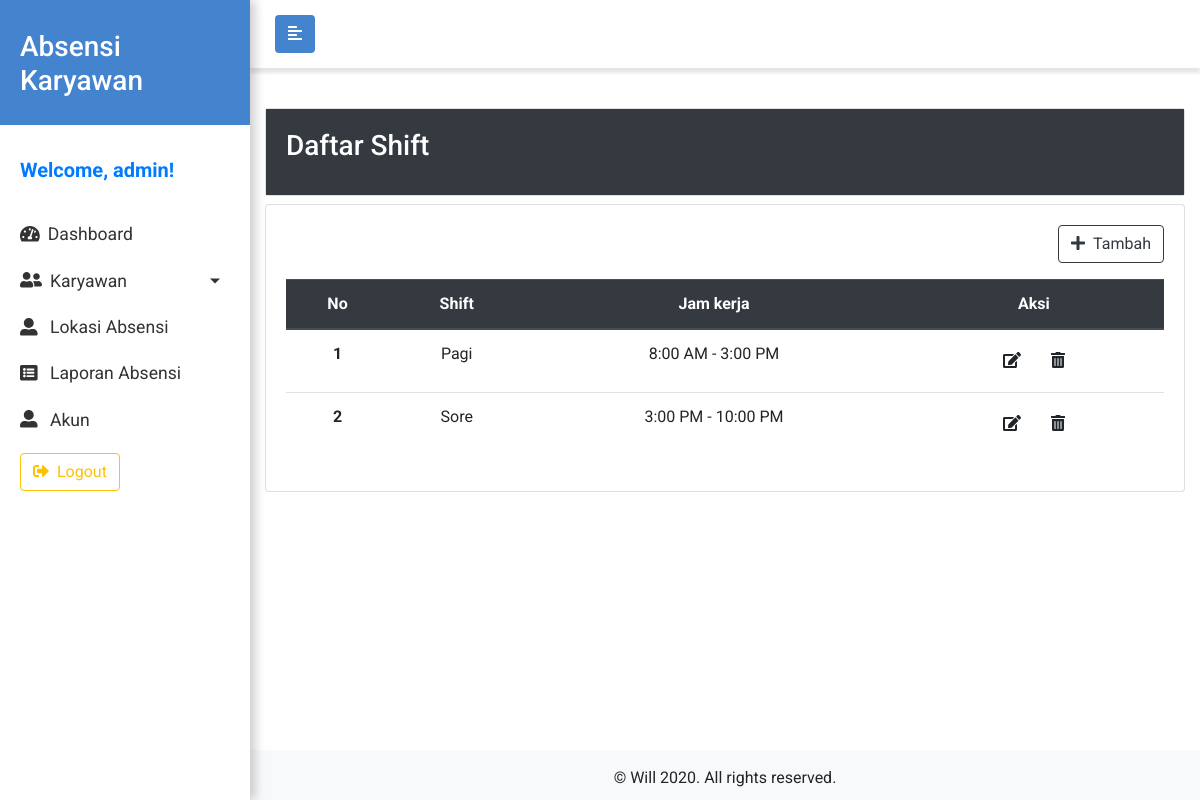
The page /admin/index.php?page=shift (signed in) on the database its author committed.
### tables this page shows
CREATE TABLE `shift` (
  `id` int(11) NOT NULL,
  `shift` varchar(50) NOT NULL,
  `jam_mulai` varchar(8) NOT NULL,
  `jam_berhenti` varchar(8) NOT NULL
);

### admin/halaman/shift.php (the view, shortened to what this page needs)
<div class="row">
  <div class="col-12">
    <div class="card" style="width: 100%;">
      <div class="card-body bg-dark text-white">
        <h3 class="card-title">Daftar Shift</h3>
      </div>
    </div>
  </div>
</div>
<div class="row mt-2 mb-5">
  <div class="col-12">
    <div class="card" style="width: 100%;">
      <div class="card-body table-responsive">
        <?php
        $i = 1;
        $data = mysqli_query($koneksi, "SELECT * FROM shift");
        ?>
        <a href="#" class="btn btn-outline-dark float-right mb-3 tambah-btn" data-toggle="modal" data-target="#formModal" onclick="changeType('tambah')">
          <i class="fas fa-plus mr-2"></i>Tambah
        </a>
        <table class="table table-hover text-center">
          <thead class="thead-dark">
            <tr>
              <th scope="col">No</th>
              <th scope="col">Shift</th>
              <th scope="col">Jam kerja</th>
              <th scope="col">Aksi</th>
            </tr>
          </thead>
          <tbody>
            <?php
            while ($d = mysqli_fetch_assoc($data)) :
            ?>
              <tr>
                <th scope="row"><?= $i ?></th>
                <td><?= $d["shift"] ?></td>
                <td><?= $d["jam_mulai"] . " - " . $d["jam_berhenti"] ?></td>
                <td>
                  <a href="" class="btn edit-btn" data-id="<?php echo $d["id"]; ?>" data-toggle="modal" data-target="#formModal" onclick="changeType('ubah');">
                    <i class="fas fa-edit"></i>
                  </a>
                  <a href="" class="btn hapus-btn" data-id="<?php echo $d["id"]; ?>" onclick="return confirm('Anda yakin untuk menghapus data ini?')">
                    <i class="fas fa-trash-alt"></i>
                  </a>
                </td>
              </tr>
            <?php
              $i++;
            endwhile;
            ?>
          </tbody>
        </table>
      </div>
    </div>
  </div>
</div>

### css/style.css (style rules this page uses)
* { padding: 0; margin: 0; box-sizing: border-box; }
html { position: relative; min-height: 100%; }
body { width: 100%; height: 100%; font-family: 'Roboto', sans-serif; }
a { text-decoration: none !important; color: #333; }

### rows shown on the page
shift: shift "Pagi", jam_mulai "8:00 AM", jam_berhenti "3:00 PM"
shift: shift "Sore", jam_mulai "3:00 PM", jam_berhenti "10:00 PM"

### other values the page prints
$nama "admin"
